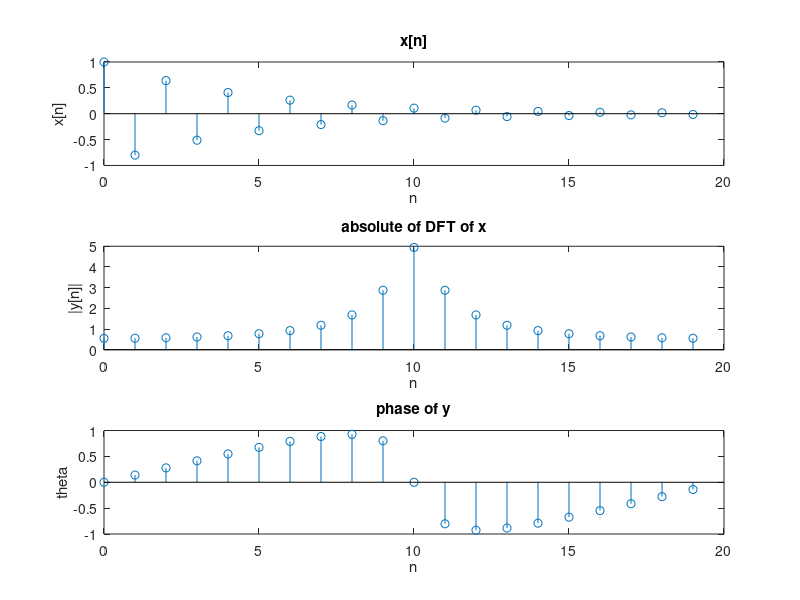

Source code (MATLAB):
N=20;
n=0:N-1;
wo=(3*pi)/10;
x=(-1*0.8).^n;
y=fft(x,N);
figure
subplot(3,1,1)
stem(n,x);
title('x[n]')
xlabel('n');
ylabel('x[n]');
subplot(3,1,2)
stem(n,abs(y));
title('absolute of DFT of x')
xlabel('n');
ylabel('|y[n]|');
subplot(3,1,3)
stem(n,angle(y));
title('phase of y')
xlabel('n');
ylabel('theta');